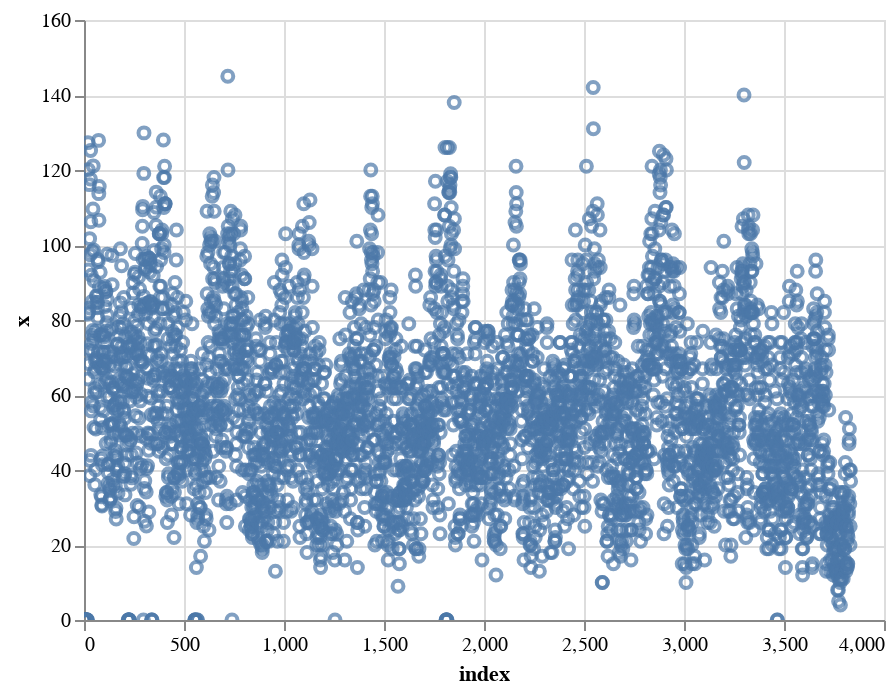

The notebook cell this image was saved under:
### Markdown cell above
Visualizacion interactiva de datos

### Code cell
alt.Chart(est56NO2_df.reset_index()).mark_point().encode(
    x='index',
    y='x',
).interactive()

### Figure 1 — Vega-Lite specification as saved in the notebook (floating-point values rounded to 4 significant figures; data arrays with more than 128 entries replaced by an {"elided": "..."} marker saying what was removed)
{"config": {"view": {"continuousWidth": 400, "continuousHeight": 300}}, "data": {"name": "data-0ccc3a5825d58595adcec38af1a632e2"}, "mark": "point", "encoding": {"x": {"type": "quantitative", "field": "index"}, "y": {"type": "quantitative", "field": "x"}}, "selection": {"selector001": {"type": "interval", "bind": "scales", "encodings": ["x", "y"]}}, "$schema": "https://vega.github.io/schema/vega-lite/v4.8.1.json", "datasets": {"data-0ccc3a5825d58595adcec38af1a632e2": {"elided": "3834 records"}}}
